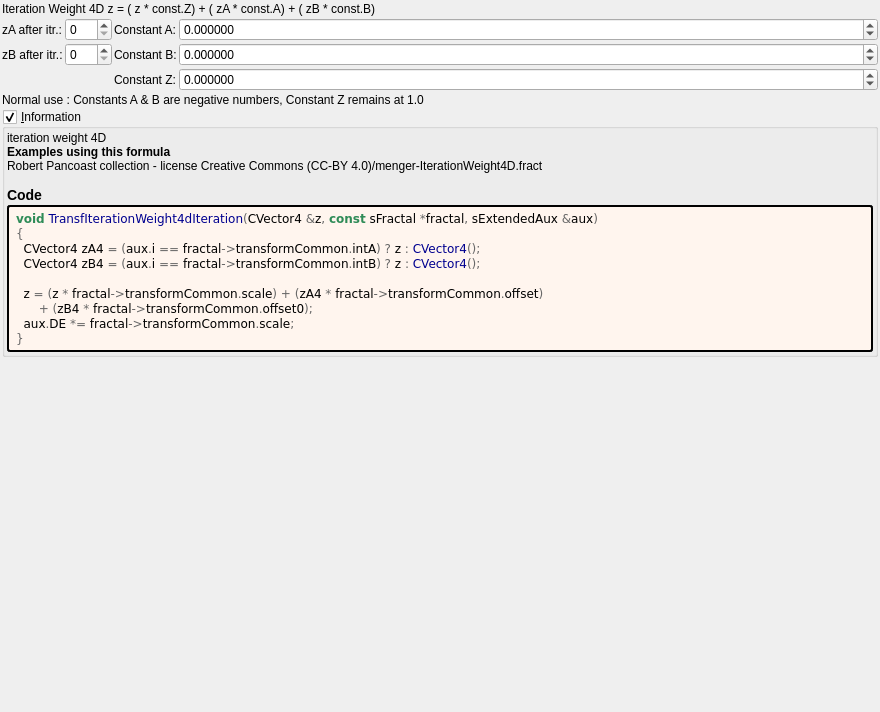
<?xml version="1.0" encoding="UTF-8"?>
<ui version="4.0">
 <class>transf_iteration_weight4d</class>
 <widget class="QWidget" name="Form">
  <property name="geometry">
   <rect>
    <x>0</x>
    <y>0</y>
    <width>880</width>
    <height>712</height>
   </rect>
  </property>
  <property name="windowTitle">
   <string notr="true">transf_iteration_weight4d</string>
  </property>
  <layout class="QVBoxLayout" name="verticalLayout">
   <property name="spacing">
    <number>2</number>
   </property>
   <property name="leftMargin">
    <number>2</number>
   </property>
   <property name="topMargin">
    <number>2</number>
   </property>
   <property name="rightMargin">
    <number>2</number>
   </property>
   <property name="bottomMargin">
    <number>2</number>
   </property>
   <item>
    <widget class="QLabel" name="label_78">
     <property name="text">
      <string>Iteration Weight 4D z = ( z * const.Z) + ( zA * const.A) + ( zB * const.B)</string>
     </property>
     <property name="wordWrap">
      <bool>true</bool>
     </property>
    </widget>
   </item>
   <item>
    <layout class="QGridLayout" name="gridLayout_31" columnstretch="0,0,0,1">
     <property name="spacing">
      <number>2</number>
     </property>
     <item row="1" column="1">
      <widget class="MySpinBox" name="spinboxInt_transf_int_B">
       <property name="sizePolicy">
        <sizepolicy hsizetype="Minimum" vsizetype="Maximum">
         <horstretch>0</horstretch>
         <verstretch>0</verstretch>
        </sizepolicy>
       </property>
       <property name="maximum">
        <number>250</number>
       </property>
      </widget>
     </item>
     <item row="0" column="2">
      <widget class="QLabel" name="label_39">
       <property name="text">
        <string>Constant A:</string>
       </property>
      </widget>
     </item>
     <item row="0" column="1">
      <widget class="MySpinBox" name="spinboxInt_transf_int_A">
       <property name="sizePolicy">
        <sizepolicy hsizetype="Minimum" vsizetype="Maximum">
         <horstretch>0</horstretch>
         <verstretch>0</verstretch>
        </sizepolicy>
       </property>
       <property name="minimum">
        <number>0</number>
       </property>
       <property name="maximum">
        <number>250</number>
       </property>
       <property name="value">
        <number>0</number>
       </property>
      </widget>
     </item>
     <item row="2" column="3">
      <widget class="MyDoubleSpinBox" name="spinbox_transf_scale">
       <property name="sizePolicy">
        <sizepolicy hsizetype="Minimum" vsizetype="Maximum">
         <horstretch>0</horstretch>
         <verstretch>0</verstretch>
        </sizepolicy>
       </property>
       <property name="prefix">
        <string/>
       </property>
       <property name="suffix">
        <string/>
       </property>
       <property name="decimals">
        <number>6</number>
       </property>
       <property name="minimum">
        <double>-99.989999999999995</double>
       </property>
       <property name="maximum">
        <double>99.989999999999995</double>
       </property>
       <property name="singleStep">
        <double>0.100000000000000</double>
       </property>
      </widget>
     </item>
     <item row="0" column="0">
      <widget class="QLabel" name="label_76">
       <property name="text">
        <string>zA after itr.:</string>
       </property>
      </widget>
     </item>
     <item row="1" column="2">
      <widget class="QLabel" name="label_43">
       <property name="text">
        <string>Constant B:</string>
       </property>
      </widget>
     </item>
     <item row="1" column="3">
      <widget class="MyDoubleSpinBox" name="spinbox_transf_offset_0">
       <property name="sizePolicy">
        <sizepolicy hsizetype="Minimum" vsizetype="Maximum">
         <horstretch>0</horstretch>
         <verstretch>0</verstretch>
        </sizepolicy>
       </property>
       <property name="prefix">
        <string/>
       </property>
       <property name="suffix">
        <string/>
       </property>
       <property name="decimals">
        <number>6</number>
       </property>
       <property name="minimum">
        <double>-99.989999999999995</double>
       </property>
       <property name="maximum">
        <double>99.989999999999995</double>
       </property>
       <property name="singleStep">
        <double>0.100000000000000</double>
       </property>
      </widget>
     </item>
     <item row="2" column="2">
      <widget class="QLabel" name="label_63">
       <property name="text">
        <string>Constant Z:</string>
       </property>
      </widget>
     </item>
     <item row="0" column="3">
      <widget class="MyDoubleSpinBox" name="spinbox_transf_offset">
       <property name="sizePolicy">
        <sizepolicy hsizetype="Minimum" vsizetype="Maximum">
         <horstretch>0</horstretch>
         <verstretch>0</verstretch>
        </sizepolicy>
       </property>
       <property name="prefix">
        <string/>
       </property>
       <property name="suffix">
        <string/>
       </property>
       <property name="decimals">
        <number>6</number>
       </property>
       <property name="minimum">
        <double>-99.989999999999995</double>
       </property>
       <property name="maximum">
        <double>99.989999999999995</double>
       </property>
       <property name="singleStep">
        <double>0.100000000000000</double>
       </property>
      </widget>
     </item>
     <item row="3" column="0" colspan="4">
      <widget class="QLabel" name="label">
       <property name="text">
        <string>Normal use : Constants A &amp; B are negative numbers, Constant Z remains at 1.0</string>
       </property>
       <property name="wordWrap">
        <bool>true</bool>
       </property>
      </widget>
     </item>
     <item row="1" column="0">
      <widget class="QLabel" name="label_77">
       <property name="text">
        <string>zB after itr.:</string>
       </property>
      </widget>
     </item>
    </layout>
   </item>
   <item>
    <widget class="MyGroupBox" name="groupCheck_info">
     <property name="title">
      <string>&amp;Information</string>
     </property>
     <property name="flat">
      <bool>false</bool>
     </property>
     <property name="checkable">
      <bool>true</bool>
     </property>
     <layout class="QVBoxLayout" name="verticalLayout_2">
      <property name="spacing">
       <number>2</number>
      </property>
      <property name="leftMargin">
       <number>2</number>
      </property>
      <property name="topMargin">
       <number>2</number>
      </property>
      <property name="rightMargin">
       <number>2</number>
      </property>
      <property name="bottomMargin">
       <number>2</number>
      </property>
      <item>
       <widget class="QLabel" name="label_information_general">
        <property name="text">
         <string notr="true">&lt;p&gt;iteration weight 4D&lt;/p&gt;&lt;table&gt;
&lt;/table&gt;
&lt;br&gt;&lt;b&gt;Examples using this formula&lt;/b&gt;&lt;br&gt;Robert Pancoast collection - license Creative Commons (CC-BY 4.0)/menger-IterationWeight4D.fract&lt;h3&gt;Code&lt;/h3&gt;</string>
        </property>
        <property name="wordWrap">
         <bool>true</bool>
        </property>
        <property name="openExternalLinks">
         <bool>true</bool>
        </property>
        <property name="textInteractionFlags">
         <set>Qt::LinksAccessibleByMouse|Qt::TextSelectableByMouse</set>
        </property>
       </widget>
      </item>
      <item>
       <widget class="QLabel" name="label_code_content">
        <property name="styleSheet">
         <string notr="true">border-style: outset; border-width: 2px; border-radius: 3px; border-color: black; background-color: #fff5ee; padding: 4px;</string>
        </property>
        <property name="text">
         <string notr="true">&lt;body style=&quot;background-color:#fff5ee&quot;&gt;
&lt;pre style=&quot;color:#000000; background-color:#fff5ee;  font-family:'Courier New',monospace;&quot;&gt;&lt;span style=&quot;color:#2e8b57; font-weight:bold&quot;&gt;void&lt;/span&gt; &lt;span style=&quot;color:#00008f&quot;&gt;TransfIterationWeight4dIteration&lt;/span&gt;&lt;span style=&quot;color:#676767&quot;&gt;(&lt;/span&gt;CVector4 &lt;span style=&quot;color:#676767&quot;&gt;&amp;amp;&lt;/span&gt;z&lt;span style=&quot;color:#676767&quot;&gt;,&lt;/span&gt; &lt;span style=&quot;color:#2e8b57; font-weight:bold&quot;&gt;const&lt;/span&gt; sFractal &lt;span style=&quot;color:#676767&quot;&gt;*&lt;/span&gt;fractal&lt;span style=&quot;color:#676767&quot;&gt;,&lt;/span&gt; sExtendedAux &lt;span style=&quot;color:#676767&quot;&gt;&amp;amp;&lt;/span&gt;aux&lt;span style=&quot;color:#676767&quot;&gt;)&lt;/span&gt;
&lt;span style=&quot;color:#676767&quot;&gt;{&lt;/span&gt;
  CVector4 zA4 &lt;span style=&quot;color:#676767&quot;&gt;= (&lt;/span&gt;aux&lt;span style=&quot;color:#676767&quot;&gt;.&lt;/span&gt;i &lt;span style=&quot;color:#676767&quot;&gt;==&lt;/span&gt; fractal&lt;span style=&quot;color:#676767&quot;&gt;-&amp;gt;&lt;/span&gt;transformCommon&lt;span style=&quot;color:#676767&quot;&gt;.&lt;/span&gt;intA&lt;span style=&quot;color:#676767&quot;&gt;) ?&lt;/span&gt; z &lt;span style=&quot;color:#676767&quot;&gt;:&lt;/span&gt; &lt;span style=&quot;color:#00008f&quot;&gt;CVector4&lt;/span&gt;&lt;span style=&quot;color:#676767&quot;&gt;();&lt;/span&gt;
  CVector4 zB4 &lt;span style=&quot;color:#676767&quot;&gt;= (&lt;/span&gt;aux&lt;span style=&quot;color:#676767&quot;&gt;.&lt;/span&gt;i &lt;span style=&quot;color:#676767&quot;&gt;==&lt;/span&gt; fractal&lt;span style=&quot;color:#676767&quot;&gt;-&amp;gt;&lt;/span&gt;transformCommon&lt;span style=&quot;color:#676767&quot;&gt;.&lt;/span&gt;intB&lt;span style=&quot;color:#676767&quot;&gt;) ?&lt;/span&gt; z &lt;span style=&quot;color:#676767&quot;&gt;:&lt;/span&gt; &lt;span style=&quot;color:#00008f&quot;&gt;CVector4&lt;/span&gt;&lt;span style=&quot;color:#676767&quot;&gt;();&lt;/span&gt;

  z &lt;span style=&quot;color:#676767&quot;&gt;= (&lt;/span&gt;z &lt;span style=&quot;color:#676767&quot;&gt;*&lt;/span&gt; fractal&lt;span style=&quot;color:#676767&quot;&gt;-&amp;gt;&lt;/span&gt;transformCommon&lt;span style=&quot;color:#676767&quot;&gt;.&lt;/span&gt;scale&lt;span style=&quot;color:#676767&quot;&gt;) + (&lt;/span&gt;zA4 &lt;span style=&quot;color:#676767&quot;&gt;*&lt;/span&gt; fractal&lt;span style=&quot;color:#676767&quot;&gt;-&amp;gt;&lt;/span&gt;transformCommon&lt;span style=&quot;color:#676767&quot;&gt;.&lt;/span&gt;offset&lt;span style=&quot;color:#676767&quot;&gt;)&lt;/span&gt;
      &lt;span style=&quot;color:#676767&quot;&gt;+ (&lt;/span&gt;zB4 &lt;span style=&quot;color:#676767&quot;&gt;*&lt;/span&gt; fractal&lt;span style=&quot;color:#676767&quot;&gt;-&amp;gt;&lt;/span&gt;transformCommon&lt;span style=&quot;color:#676767&quot;&gt;.&lt;/span&gt;offset0&lt;span style=&quot;color:#676767&quot;&gt;);&lt;/span&gt;
  aux&lt;span style=&quot;color:#676767&quot;&gt;.&lt;/span&gt;DE &lt;span style=&quot;color:#676767&quot;&gt;*=&lt;/span&gt; fractal&lt;span style=&quot;color:#676767&quot;&gt;-&amp;gt;&lt;/span&gt;transformCommon&lt;span style=&quot;color:#676767&quot;&gt;.&lt;/span&gt;scale&lt;span style=&quot;color:#676767&quot;&gt;;&lt;/span&gt;
&lt;span style=&quot;color:#676767&quot;&gt;}&lt;/span&gt;
&lt;/pre&gt;
&lt;/body&gt;</string>
        </property>
        <property name="wordWrap">
         <bool>true</bool>
        </property>
        <property name="openExternalLinks">
         <bool>true</bool>
        </property>
        <property name="textInteractionFlags">
         <set>Qt::LinksAccessibleByMouse|Qt::TextSelectableByMouse</set>
        </property>
       </widget>
      </item>
     </layout>
    </widget>
   </item>
   <item>
    <spacer name="verticalSpacer">
     <property name="orientation">
      <enum>Qt::Vertical</enum>
     </property>
     <property name="sizeHint" stdset="0">
      <size>
       <width>20</width>
       <height>40</height>
      </size>
     </property>
    </spacer>
   </item>
  </layout>
 </widget>
 <customwidgets>
  <customwidget>
   <class>MyDoubleSpinBox</class>
   <extends>QDoubleSpinBox</extends>
   <header>my_double_spin_box.h</header>
  </customwidget>
  <customwidget>
   <class>MyGroupBox</class>
   <extends>QGroupBox</extends>
   <header>my_group_box.h</header>
   <container>1</container>
  </customwidget>
  <customwidget>
   <class>MySpinBox</class>
   <extends>QSpinBox</extends>
   <header>my_spin_box.h</header>
  </customwidget>
 </customwidgets>
 <tabstops>
  <tabstop>spinboxInt_transf_int_A</tabstop>
  <tabstop>spinbox_transf_offset</tabstop>
  <tabstop>spinboxInt_transf_int_B</tabstop>
  <tabstop>spinbox_transf_offset_0</tabstop>
  <tabstop>spinbox_transf_scale</tabstop>
  <tabstop>groupCheck_info</tabstop>
 </tabstops>
 <resources/>
 <connections/>
</ui>
